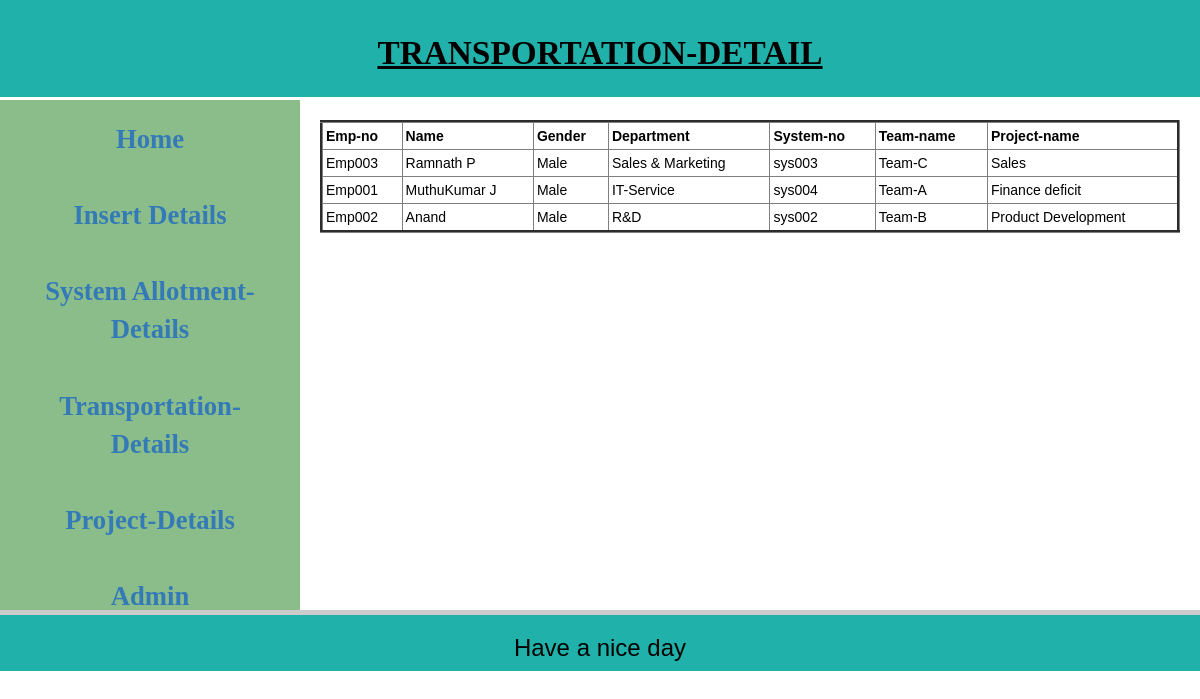
The page /project-detail.php on the database its author committed.
### tables this page shows
CREATE TABLE `std_table` (
  `ID` int(10) UNSIGNED NOT NULL,
  `EMP_NO` varchar(100) DEFAULT NULL,
  `NAME` varchar(30) DEFAULT NULL,
  `AGE` int(3) DEFAULT NULL,
  `ADDRESS` varchar(200) DEFAULT NULL,
  `EMAIL` varchar(70) DEFAULT NULL,
  `PH_NUMBER` bigint(20) DEFAULT NULL,
  `JOIN_DATE` timestamp NOT NULL DEFAULT CURRENT_TIMESTAMP
);

CREATE TABLE `work_table` (
  `ID` int(11) NOT NULL,
  `EMP_NO` varchar(20) NOT NULL,
  `GENDER` varchar(50) NOT NULL,
  `DEPARTMENT` varchar(255) NOT NULL,
  `SYSTEM_NO` varchar(20) NOT NULL,
  `BY_VEHICLE` varchar(50) NOT NULL,
  `LANGUAGE_KNOWN` varchar(256) NOT NULL
);

CREATE TABLE `project_table` (
  `EMP_NO` varchar(20) NOT NULL,
  `MARRIAGE_STATUS` varchar(20) NOT NULL,
  `TEAM_NAME` varchar(50) NOT NULL,
  `TEAM_MEMBERS` int(11) NOT NULL,
  `PROJECT_NAME` varchar(60) NOT NULL,
  `PROJECT_DURATION` varchar(20) DEFAULT NULL
);

### project-detail.php (the view, shortened to what this page needs)
<!DOCTYPE html>
<html lang="en-US">
    <head>
        <link rel="stylesheet" href="https://maxcdn.bootstrapcdn.com/bootstrap/3.3.7/css/bootstrap.min.css"
>
    </head>
    <body>
        <header>
            <h1>TRANSPORTATION-DETAIL</h1>
        </header><br><br><br><br><br>
        <section>
            <nav>
                <ul>
                    <li><a href="index.php">Home</a></li><br>
                    <li><a href="insert1-personal.php">Insert Details</a></li><br>
                    <li><a href="system-allotment.php">System Allotment-Details</a></li><br>
                    <li><a href="transportation.php">Transportation-Details</a></li><br>
                    <li><a href="project-detail.php">Project-Details</a></li><br>
                    <li><a href="admin.php">Admin</a></li><br>
                </ul>
            </nav>
            <article>
                <div class="content">
                    <?php
                        $servername = "localhost";
                        $username = "root";
                        $password = "root";
                        $dp = "employee";
                        $conn = mysqli_connect($servername, $username, $password, $dp);
                        $sql = "SELECT std_table.EMP_NO, std_table.NAME, work_table.GENDER, work_table.DEPARTMENT, work_table.SYSTEM_NO, project_table.TEAM_NAME, project_table.PROJECT_NAME FROM std_table LEFT JOIN work_table ON std_table.EMP_NO = work_table.EMP_NO LEFT JOIN project_table ON work_table.EMP_NO = project_table.EMP_NO";
                        $result = mysqli_query($conn,$sql);
                        echo "<table border=3 style='width:100%' >";
                        echo "<thead align='center'>";
                        echo "<th>Emp-no</th>";
                        echo "<th>Name</th>";
                        echo "<th>Gender</th>";
                        echo "<th>Department</th>";
                        echo "<th>System-no</th>";
                        echo "<th>Team-name</th>";
                        echo "<th>Project-name</th>";
                        echo "</thead>";
                        if(mysqli_num_rows($result)>0){
                            while($row=mysqli_fetch_array($result)){
                    ?>
                                <tr>
                                <td><?php echo $row['EMP_NO']; ?></td>
                                <td><?php echo $row['NAME']; ?></td>
                                <td><?php echo $row['GENDER']; ?></td>
                                <td><?php echo $row['DEPARTMENT']; ?></td>
                                <td><?php echo $row['SYSTEM_NO']; ?></td>
                                <td><?php echo $row['TEAM_NAME']; ?></td>
                                <td><?php echo $row['PROJECT_NAME']; ?></td>
                                </tr>
                    <?php
                            }
                        }
                        echo "</table>";
                    ?>
                </div><br><br><br>
            </article>
        </section>
        <footer>
            <br>
            <div class="foot">
                <div class="progress-container">
                </div>
                <h3>Have a nice day</h3>
            </div>
        </footer>
    </body>
</html>

### project-detail.php (style rules this page uses)
body { background: url(https://images.unsplash.com/photo-1473170611423-22489201d919?ixlib=rb-1.2.1&auto=format&fit=crop&w=500&q=60); background-repeat:no-repeat; background-size: cover; color: black; }
h1 { font-family: Calibri; font-size: 25pt; font-style: normal; font-weight: bold; color:black; text-decoration: underline }
* { box-sizing: border-box; }
body { font-family: Arial, Helvetica, sans-serif; }
header { position: fixed; width: 100%; background-color: lightseagreen; padding: 15px; text-align: center; font-size: 35px; }
nav { position: move; float: left; width: 25%; height: 520px; background: rgb(139, 189, 139); text-align: center; font-family: Calibri; font-size: 20pt; font-style: normal; font-weight: bold; padding: 20px; color: blue }
nav ul { list-style-type: none; padding: 0; }
article { float: left; padding: 20px; width: 75%; height: 300px; }
section:after { content: ""; display: table; clear: both; }
th, td { padding: 3px; }
.foot { position: fixed; top: 610px; z-index: 1; width: 100%; background-color: lightseagreen; text-align: Center; }
.foot h3 { text-align: Center; }
.progress-container { width: 100%; height: 5px; background: #ccc; }
.content { padding: 0px 0; margin: 0px auto 0 auto; width: 100%; }

### rows shown on the page
std_table: EMP_NO "Emp003", NAME "Ramnath P", work_table.GENDER "Male", work_table.DEPARTMENT "Sales & Marketing", work_table.SYSTEM_NO "sys003", project_table.TEAM_NAME "Team-C", project_table.PROJECT_NAME "Sales"
std_table: EMP_NO "Emp001", NAME "MuthuKumar J", work_table.GENDER "Male", work_table.DEPARTMENT "IT-Service", work_table.SYSTEM_NO "sys004", project_table.TEAM_NAME "Team-A", project_table.PROJECT_NAME "Finance deficit"
std_table: EMP_NO "Emp002", NAME "Anand", work_table.GENDER "Male", work_table.DEPARTMENT "R&D", work_table.SYSTEM_NO "sys002", project_table.TEAM_NAME "Team-B", project_table.PROJECT_NAME "Product Development"
